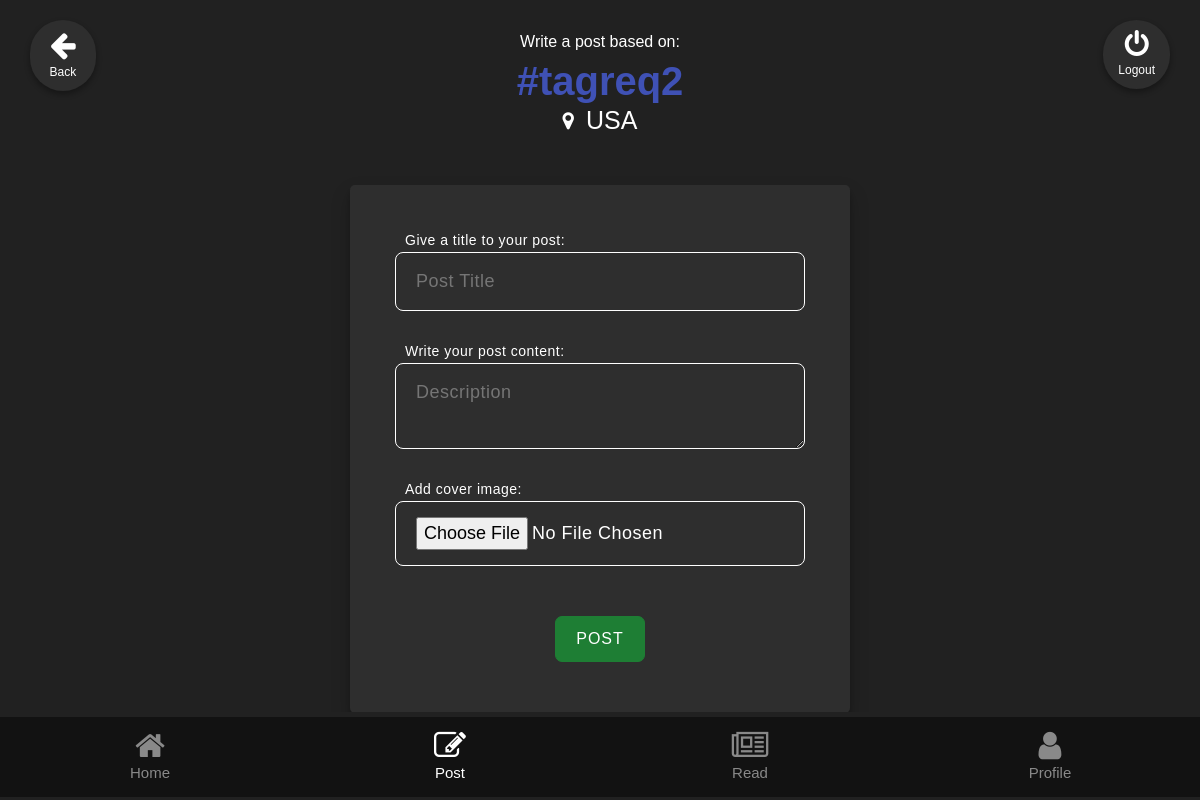
Before: /posts/post-entry/47/ (signed in) with the older database file.
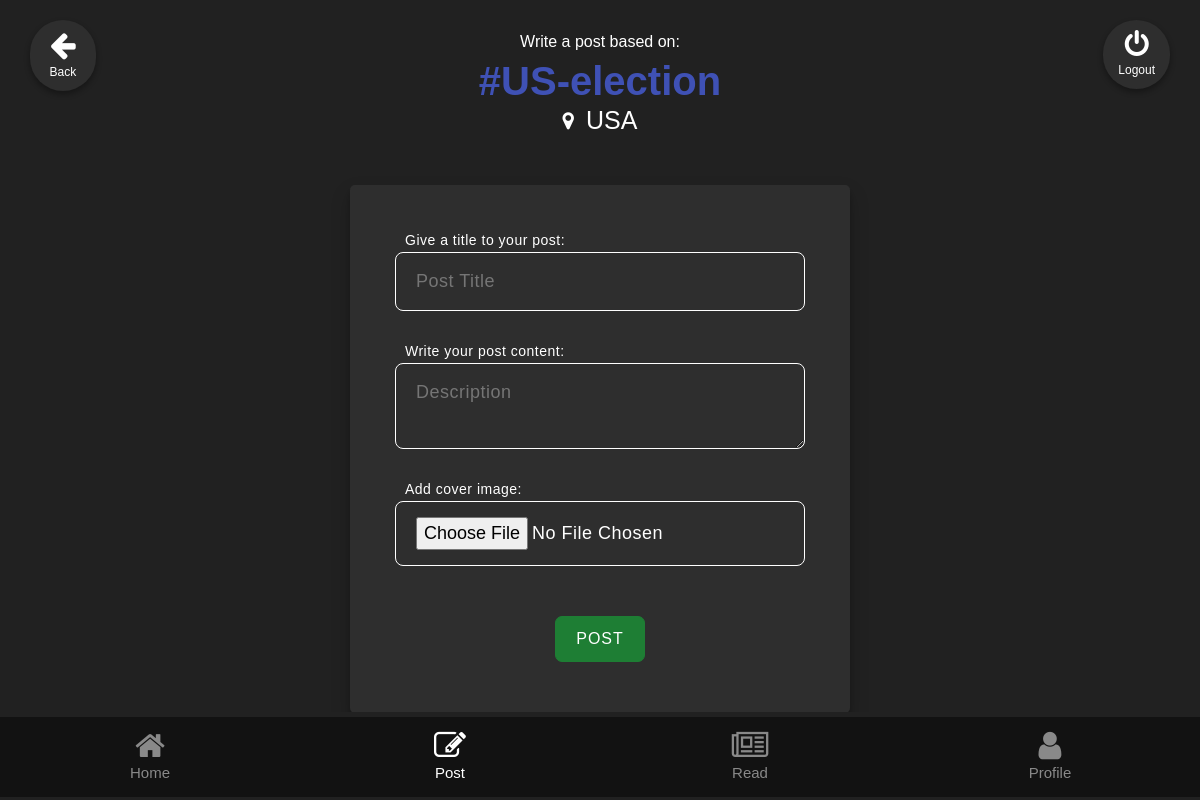
After: the same page with the newer database file.
### Tags/models.py (models this page shows, shortened)
class Tagmodel(models.Model):
    tag_title=models.CharField(max_length=40,default=0)
    tag_name=models.CharField(max_length=40,unique=True)
    tag_image=models.ImageField(upload_to='tags')
    tag_disc=models.TextField(default=0)
    t_country=models.CharField(max_length=20)
    t_state=models.CharField(max_length=20)
    t_place=models.CharField(max_length=20)

### Posts/views.py (the view, shortened to what this page needs)
# urls.py: path('post-entry/<int:id>/',views.addpost,name="post-entry"),
def addpost(request,id):
    if request.session.has_key('userid'):
        tag=Tagmodel.objects.get(id=id)
        return render (request,"postentry.html",{'tag':tag})
    else:
        return redirect("/user/login")

### Posts/templates/postentry.html (shortened to what this page needs)
{% extends 'base.html' %}
    {% block content %}
    <a class="back-butt" href="/tags/allTags"><i class="fa fa-arrow-left" aria-hidden="true"></i>
        <span>Back</span>
              </a>
{%if tag and request.session.userid%}
<div class="PE-title">
    <p>Write a post based on: </p> <h1 class="PE-tagname"> #{{tag.tag_name}} </h1> <h1 class="PE-location"> <i class="fa fa-map-marker" aria-hidden="true"></i> <span id="tcountry">{{tag.t_country}} </span> </h1>
</div>
<div class="PE-form">
    <form action="" method="post" enctype="multipart/form-data">
        <div class="PE-input-holder">
            <p>Give a title to your post:</p>
            <input class="PE-input" type="text" name="posttitle" id="" required placeholder="post title">
        </div>
        <div class="PE-input-holder">
            <p>Write your post content:</p>
            <textarea class="PE-input" name="postdesc" id=""   required placeholder="description"></textarea>
        </div>
        <div class="PE-input-holder">
            <p>Add cover image:</p>
            <input type="file" class="PE-input" name="postimages" id=""  required>
        </div>
<input class="PE-submit" type="submit" value="POST">
    </form>
</div>
{% endif %}
      {% endblock content %}

Changed rows visible on the page:
changed Tagmodel "USA": tag_name "tagreq2" → "US-election"
